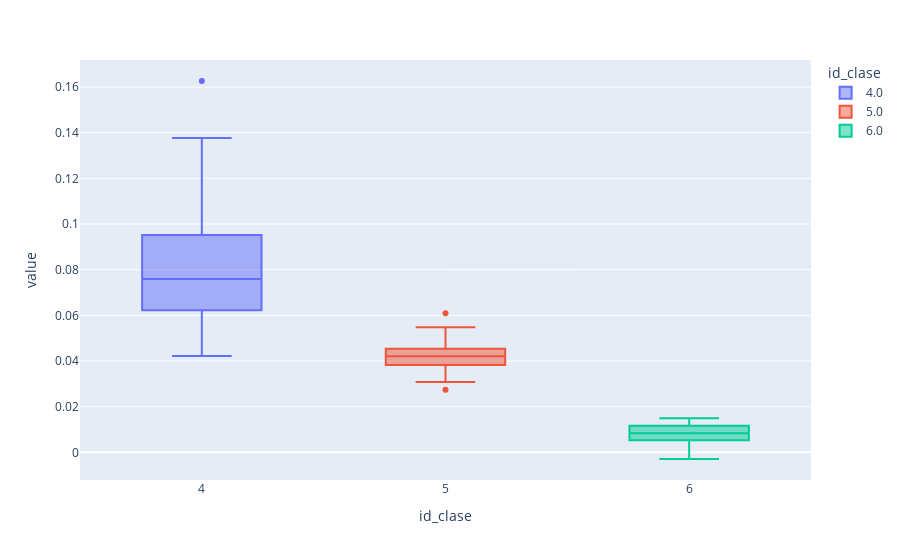

The notebook cell saved with this chart:
### Code cell
px.box(sitios_gr_melt.query("(id_clase == 4 | id_clase == 5 |  id_clase == 6) & Bands == 'B1'"), x = 'id_clase', color = 'id_clase', y = 'value', hover_data=["index","id_clase"])

### Figure 1 — Plotly figure (JSON) as saved in the notebook; plotly's stock layout.template omitted (floating-point values rounded to 4 significant figures)
{"data": [{"alignmentgroup": "True", "customdata": [[79], [80], [81], [82], [83], [84], [85], [86], [87], [88], [89], [90], [91], [92], [93], [601], [602], [603], [604], [605], [606], [607], [608], [609], [610], [611], [612], [613], [614], [615], [616], [617], [618], [619], [620], [621], [622], [623], [624], [625], [626], [627], [628], [629], [630], [631], [632], [633], [634], [635], [636], [637], [638], [639], [640], [641], [642], [643], [644], [645], [646], [647]], "hovertemplate": "id_clase=%{x}<br>value=%{y}<br>index=%{customdata[0]}<extra></extra>", "legendgroup": "4.0", "marker": {"color": "#636efa"}, "name": "4.0", "notched": false, "offsetgroup": "4.0", "orientation": "v", "showlegend": true, "type": "box", "x": [4, 4, 4, 4, 4, 4, 4, 4, 4, 4, 4, 4, 4, 4, 4, 4, 4, 4, 4, 4, 4, 4, 4, 4, 4, 4, 4, 4, 4, 4, 4, 4, 4, 4, 4, 4, 4, 4, 4, 4, 4, 4, 4, 4, 4, 4, 4, 4, 4, 4, 4, 4, 4, 4, 4, 4, 4, 4, 4, 4, 4, 4], "x0": " ", "xaxis": "x", "y": [0.1175, 0.1175, 0.09697, 0.1054, 0.1079, 0.09106, 0.09106, 0.09706, 0.09041, 0.09706, 0.09041, 0.09882, 0.1187, 0.09728, 0.1376, 0.06304, 0.05073, 0.05125, 0.09281, 0.05688, 0.05459, 0.0677, 0.08743, 0.09981, 0.08861, 0.1626, 0.06955, 0.06433, 0.05256, 0.0577, 0.09419, 0.07343, 0.06224, 0.08267, 0.09362, 0.04219, 0.09519, 0.06463, 0.05026, 0.07555, 0.08548, 0.08663, 0.06471, 0.07629, 0.07156, 0.05864, 0.05303, 0.06064, 0.09969, 0.1039, 0.06076, 0.08545, 0.05803, 0.06878, 0.09021, 0.06935, 0.06117, 0.06859, 0.06416, 0.06799, 0.06378, 0.04703], "y0": " ", "yaxis": "y"}, {"alignmentgroup": "True", "customdata": [[531], [532], [533], [534], [535], [536], [537], [538], [539], [540], [541], [542], [543], [544], [545], [546], [547], [548], [549], [550], [551], [552], [553], [554], [555], [556], [557], [558], [559], [560], [561], [562], [563], [564], [565], [566], [567], [568], [569], [570], [571], [573], [574], [575], [576], [577], [578], [579], [580], [581], [582], [583], [584], [585], [586], [587], [588], [589], [590], [591], [592], [593], [594], [595], [596], [597], [598], [599], [600]], "hovertemplate": "id_clase=%{x}<br>value=%{y}<br>index=%{customdata[0]}<extra></extra>", "legendgroup": "5.0", "marker": {"color": "#EF553B"}, "name": "5.0", "notched": false, "offsetgroup": "5.0", "orientation": "v", "showlegend": true, "type": "box", "x": [5, 5, 5, 5, 5, 5, 5, 5, 5, 5, 5, 5, 5, 5, 5, 5, 5, 5, 5, 5, 5, 5, 5, 5, 5, 5, 5, 5, 5, 5, 5, 5, 5, 5, 5, 5, 5, 5, 5, 5, 5, 5, 5, 5, 5, 5, 5, 5, 5, 5, 5, 5, 5, 5, 5, 5, 5, 5, 5, 5, 5, 5, 5, 5, 5, 5, 5, 5, 5], "x0": " ", "xaxis": "x", "y": [0.04288, 0.03299, 0.04149, 0.0437, 0.03199, 0.04348, 0.04106, 0.04475, 0.0437, 0.04989, 0.04556, 0.03859, 0.03997, 0.03612, 0.03199, 0.05091, 0.04016, 0.04238, 0.03832, 0.04535, 0.03862, 0.0384, 0.03969, 0.03628, 0.04694, 0.03754, 0.04087, 0.04207, 0.0402, 0.03576, 0.06095, 0.04401, 0.03826, 0.0454, 0.04287, 0.04003, 0.04001, 0.03515, 0.04394, 0.04656, 0.03705, 0.04051, 0.04464, 0.04439, 0.03837, 0.03818, 0.03499, 0.04461, 0.03086, 0.02745, 0.04673, 0.03856, 0.04611, 0.05132, 0.04533, 0.04309, 0.0359, 0.05476, 0.05432, 0.04684, 0.04607, 0.04241, 0.03789, 0.05039, 0.05212, 0.04263, 0.03801, 0.03125, 0.04468], "y0": " ", "yaxis": "y"}, {"alignmentgroup": "True", "customdata": [[648], [649], [650], [651], [652], [653], [654], [655], [656], [657], [658], [659], [660], [661], [662], [663], [664], [665], [666], [667], [668], [669], [670], [671], [672], [673], [674], [675], [676], [677], [678], [679], [680], [681], [682], [683], [684], [685], [686], [687], [688]], "hovertemplate": "id_clase=%{x}<br>value=%{y}<br>index=%{customdata[0]}<extra></extra>", "legendgroup": "6.0", "marker": {"color": "#00cc96"}, "name": "6.0", "notched": false, "offsetgroup": "6.0", "orientation": "v", "showlegend": true, "type": "box", "x": [6, 6, 6, 6, 6, 6, 6, 6, 6, 6, 6, 6, 6, 6, 6, 6, 6, 6, 6, 6, 6, 6, 6, 6, 6, 6, 6, 6, 6, 6, 6, 6, 6, 6, 6, 6, 6, 6, 6, 6, 6], "x0": " ", "xaxis": "x", "y": [0.007157, 0.008395, 0.009577, 0.008752, 0.008093, 0.008367, 0.008642, 0.009907, 0.01032, 0.01161, 0.01202, 0.01373, 0.01403, 0.01401, 0.01409, 0.01329, 0.01277, 0.01178, 0.01497, 0.01274, 0.009357, 0.009797, 0.009027, 0.008037, 0.004682, 0.002757, 0.001671, 0.006002, 0.005892, 0.006195, 0.002194, 0.005507, 0.006168, 0.005384, 0.0046, 0.004985, 0.004985, 0.009, -0.002907, 0.002097, 0.003115], "y0": " ", "yaxis": "y"}], "layout": {"boxmode": "overlay", "legend": {"title": {"text": "id_clase"}, "tracegroupgap": 0}, "margin": {"t": 60}, "xaxis": {"anchor": "y", "categoryarray": [4, 5, 6], "categoryorder": "array", "domain": [0, 1], "title": {"text": "id_clase"}}, "yaxis": {"anchor": "x", "domain": [0, 1], "title": {"text": "value"}}}}
